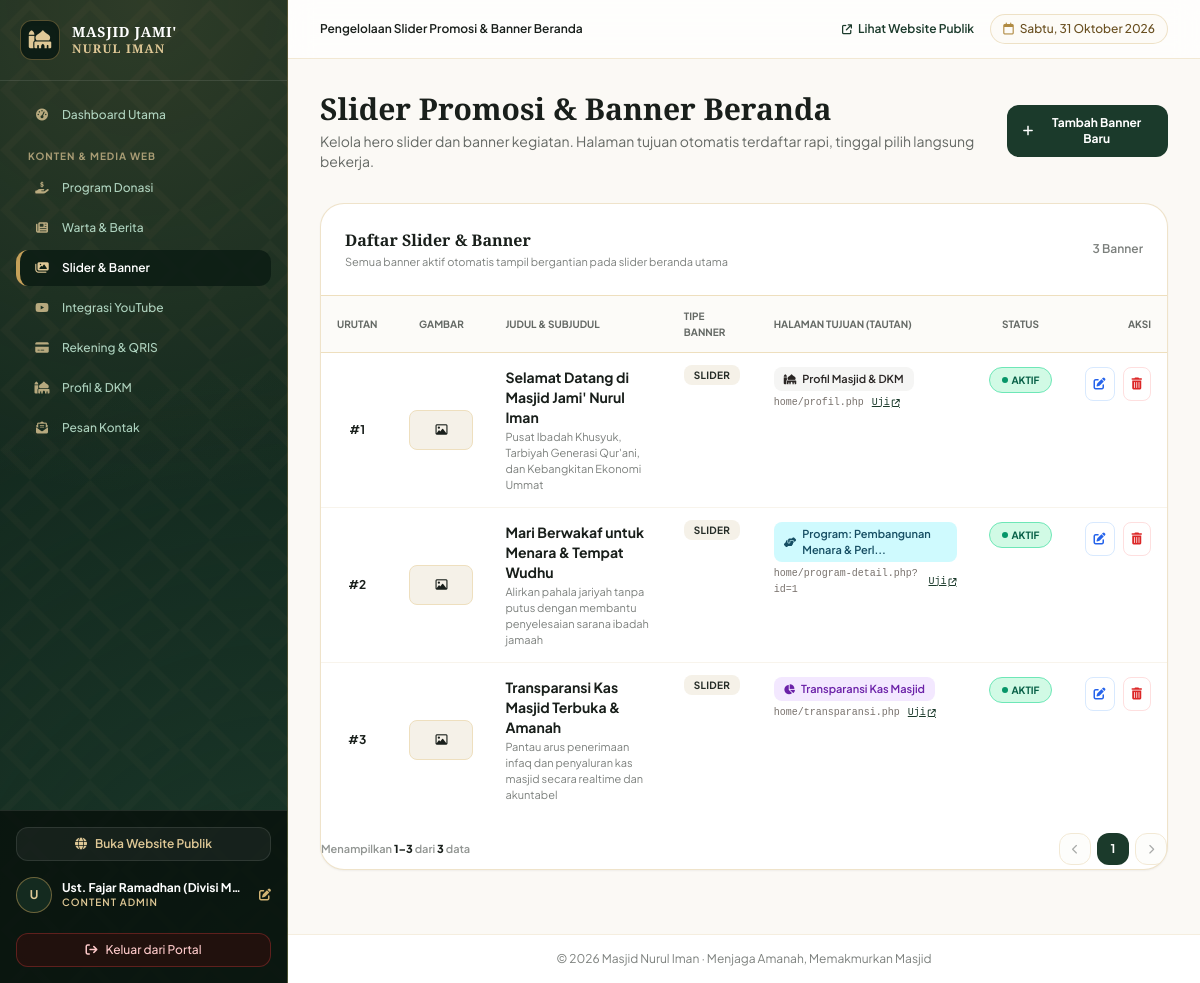
Screenshot of /admin/banner-admin.php (signed in) with the database file from the repository.
### tables this page shows
CREATE TABLE IF NOT EXISTS `banners` (
  `id` int NOT NULL AUTO_INCREMENT,
  `judul` varchar(150) NOT NULL,
  `subjudul` varchar(255) DEFAULT NULL,
  `gambar` varchar(255) NOT NULL,
  `link_url` varchar(255) DEFAULT NULL,
  `tipe` enum('slider','banner_kegiatan','banner_program','banner_donasi') NOT NULL DEFAULT 'slider',
  `urutan` int NOT NULL DEFAULT '1',
  `is_active` tinyint(1) NOT NULL DEFAULT '1',
  `created_at` timestamp NULL DEFAULT CURRENT_TIMESTAMP,
  PRIMARY KEY (`id`),
  KEY `idx_banner_active` (`is_active`),
  KEY `idx_banner_type` (`tipe`)
);

CREATE TABLE IF NOT EXISTS `program_donasi` (
  `id` int NOT NULL AUTO_INCREMENT,
  `nama_program` varchar(200) NOT NULL,
  `slug` varchar(200) NOT NULL,
  `kategori` enum('sosial','pendidikan','keagamaan','operasional','donasi','lainnya') NOT NULL DEFAULT 'donasi',
  `deskripsi` text NOT NULL,
  `deskripsi_lengkap` longtext,
  `gambar` varchar(255) DEFAULT NULL,
  `target_donasi` decimal(15,2) NOT NULL DEFAULT '0.00',
  `dana_terkumpul` decimal(15,2) NOT NULL DEFAULT '0.00',
  `tanggal_mulai` date NOT NULL,
  `tanggal_selesai` date DEFAULT NULL,
  `status` enum('aktif','selesai','terpenuhi') NOT NULL DEFAULT 'aktif',
  `is_featured` tinyint(1) NOT NULL DEFAULT '1',
  `created_at` timestamp NULL DEFAULT CURRENT_TIMESTAMP,
  `updated_at` timestamp NULL DEFAULT CURRENT_TIMESTAMP ON UPDATE CURRENT_TIMESTAMP,
  PRIMARY KEY (`id`),
  UNIQUE KEY `slug` (`slug`),
  KEY `idx_program_status` (`status`),
  KEY `idx_program_featured` (`is_featured`)
);

### admin/banner-admin.php (the view, shortened to what this page needs)
<?php
require_once __DIR__ . '/../config/database.php';
$daftarProgram = [];
try {
    $daftarProgram = $pdo->query("SELECT id, nama_program, target_donasi, dana_terkumpul, deskripsi, gambar FROM program_donasi WHERE status = 'aktif' ORDER BY is_featured DESC, id DESC")->fetchAll();
} catch (Exception $e) {}
$daftarBerita = [];
try {
    $daftarBerita = $pdo->query("SELECT id, judul, ringkasan, slug, thumbnail FROM berita WHERE status = 'published' ORDER BY tanggal_publikasi DESC LIMIT 15")->fetchAll();
} catch (Exception $e) {}
$pag = paginate_data($pdo, "SELECT * FROM banners ORDER BY urutan ASC, id DESC", [], 10);
$banners = $pag['items'];
$programMap = [];
foreach ($daftarProgram as $p) {
    $programMap[$p['id']] = $p;
}
$beritaMap = [];
foreach ($daftarBerita as $b) {
    $beritaMap[$b['id']] = $b;
}
function label_tautan_banner($url, $programMap, $beritaMap) {
    $url = trim((string)$url);
    $clean = ltrim($url, '/');
    $clean = preg_replace('#^home/#i', '', $clean);
    $clean = preg_replace('#\.php(\?|$)#i', '$1', $clean);
    if ($clean === 'transparansi') {
        return ['nama' => 'Transparansi Kas Masjid', 'badge' => 'bg-purple-100 text-purple-800', 'icon' => 'fa-chart-pie'];
    }
    if ($clean === 'profil') {
        return ['nama' => 'Profil Masjid & DKM', 'badge' => 'bg-stone-100 text-stone-800', 'icon' => 'fa-mosque'];
    }
    if (preg_match('#program-detail\?id=(\d+)#i', $clean, $m)) {
        $pId = (int)$m[1];
        $namaP = $programMap[$pId]['nama_program'] ?? "Program #{$pId}";
        return ['nama' => 'Program: ' . mb_strimwidth($namaP, 0, 28, '...'), 'badge' => 'bg-cyan-100 text-cyan-900', 'icon' => 'fa-handshake-angle'];
    }
    return ['nama' => $clean, 'badge' => 'bg-warm-100 text-warm-800', 'icon' => 'fa-link'];
}
require_once __DIR__ . '/../layouts/header.php';
require_once __DIR__ . '/../layouts/sidebar.php';
?>
<div class="flex flex-col sm:flex-row sm:items-center justify-between gap-4">
    <div>
        <h2 class="text-2xl sm:text-3xl font-bold text-warm-900 font-classic">
            Slider Promosi &amp; Banner Beranda
        </h2>
        <p class="text-xs sm:text-sm text-warm-800/70 mt-1">
            Kelola hero slider dan banner kegiatan. Halaman tujuan otomatis terdaftar rapi, tinggal pilih langsung bekerja.
        </p>
    </div>
    <button type="button" onclick="bukaModalBanner()" class="px-4 py-2.5 rounded-xl bg-cypress-700 hover:bg-cypress-800 text-white font-bold text-xs shadow-xs transition flex items-center gap-2">
        <i class="fa-solid fa-plus"></i>
        <span>Tambah Banner Baru</span>
    </button>
</div>
<div class="bg-white rounded-3xl border border-antique-300/50 shadow-sm overflow-hidden">
    <div class="p-6 border-b border-antique-200 flex items-center justify-between">
        <div>
            <h3 class="font-classic text-base font-bold text-warm-900">
                Daftar Slider &amp; Banner
            </h3>
            <p class="text-[11px] text-warm-800/60 mt-0.5">Semua banner aktif otomatis tampil bergantian pada slider beranda utama</p>
        </div>
        <span class="text-xs text-warm-800/60 font-semibold"><?= number_format($pag['total']) ?> Banner</span>
    </div>
    <div class="overflow-x-auto">
        <table class="w-full text-left text-xs">
            <thead>
                <tr class="border-b border-antique-200 bg-warm-50/70 text-warm-800/70 uppercase text-[10px] font-bold">
                    <th class="py-3 px-4 text-center">Urutan</th>
                    <th class="py-3 px-4 text-center">Gambar</th>
                    <th class="py-3 px-4">Judul &amp; Subjudul</th>
                    <th class="py-3 px-4">Tipe Banner</th>
                    <th class="py-3 px-4">Halaman Tujuan (Tautan)</th>
                    <th class="py-3 px-4 text-center">Status</th>
                    <th class="py-3 px-4 text-right">Aksi</th>
                </tr>
            </thead>
            <tbody class="divide-y divide-antique-100">
                <?php foreach ($banners as $b):
                    $targetInfo = label_tautan_banner($b['link_url'], $programMap, $beritaMap);
                    $hrefValid = app_url($b['link_url'] ?: 'donasi-online');
                ?>
                    <tr class="hover:bg-warm-50/60 transition">
                        <td class="py-3.5 px-4 text-center font-bold text-warm-900">
                            #<?= $b['urutan'] ?>
                        </td>
                        <td class="py-3.5 px-4 text-center">
                            <?php if (!empty($b['gambar'])): ?>
                                <img src="<?= e(upload_url($b['gambar'])) ?>" alt="Banner" class="w-16 h-10 object-cover rounded-lg border border-antique-300/60 shadow-xs mx-auto">
                            <?php else: ?>
                                <div class="w-16 h-10 rounded-lg bg-warm-100 border border-antique-200 flex items-center justify-center text-warm-400 mx-auto text-xs">
                                    <i class="fa-regular fa-image"></i>
                                </div>
                            <?php endif; ?>
                        </td>
                        <td class="py-3.5 px-4 align-top max-w-xs sm:max-w-sm">
                            <strong class="text-sm font-bold text-warm-900 block"><?= e($b['judul']) ?></strong>
                            <span class="text-[11px] text-warm-800/60 block mt-0.5"><?= e($b['subjudul']) ?></span>
                        </td>
                        <td class="py-3.5 px-4 align-top whitespace-nowrap">
                            <span class="px-2.5 py-1 rounded-lg text-[10px] font-bold bg-warm-100 text-warm-800 uppercase tracking-wide">
                                <?= str_replace('_', ' ', e($b['tipe'])) ?>
                            </span>
                        </td>
                        <td class="py-3.5 px-4 align-top">
                            <div class="flex flex-col gap-1">
                                <span class="inline-flex items-center gap-1.5 px-2.5 py-1 rounded-lg text-[11px] font-semibold <?= $targetInfo['badge'] ?> w-fit">
                                    <i class="fa-solid <?= $targetInfo['icon'] ?> text-[10px]"></i>
                                    <span><?= e($targetInfo['nama']) ?></span>
                                </span>
                                <div class="flex items-center gap-2 text-[10px] text-stone-500 font-mono">
                                    <span><?= e($b['link_url'] ?: '(Beranda Utama)') ?></span>
                                    <a href="<?= e($hrefValid) ?>" target="_blank" class="text-cypress-700 hover:text-cypress-900 underline flex items-center gap-0.5" title="Buka tautan ini di tab baru untuk verifikasi">
                                        <span>Uji</span>
                                        <i class="fa-solid fa-arrow-up-right-from-square text-[8px]"></i>
                                    </a>
                                </div>
                            </div>
                        </td>
                        <td class="py-3.5 px-4 align-top text-center whitespace-nowrap">
                            <a href="banner-admin?toggle=<?= $b['id'] ?>" title="Klik untuk beralih status aktif/nonaktif" class="inline-flex items-center gap-1 px-3 py-1 rounded-full text-[10px] font-bold uppercase transition <?= $b['is_active'] ? 'bg-emerald-100 hover:bg-emerald-200 text-emerald-800 border border-emerald-300' : 'bg-stone-200 hover:bg-stone-300 text-stone-600 border border-stone-300' ?>">
                                <span class="w-1.5 h-1.5 rounded-full <?= $b['is_active'] ? 'bg-emerald-600' : 'bg-stone-400' ?>"></span>
                                <span><?= $b['is_active'] ? 'Aktif' : 'Nonaktif' ?></span>
                            </a>
                        </td>
                        <td class="py-3.5 px-4 align-top text-right whitespace-nowrap">
                            <div class="flex items-center justify-end gap-2">
                                <button type="button" data-banner='<?= htmlspecialchars(json_encode($b, JSON_UNESCAPED_UNICODE), ENT_QUOTES, 'UTF-8') ?>' onclick="editBannerSafe(this)" class="p-2 rounded-lg text-blue-600 hover:bg-blue-50 border border-blue-200/60" title="Edit Banner">
                                    <i class="fa-solid fa-pen-to-square"></i>
                                </button>
                                <a href="banner-admin?hapus=<?= $b['id'] ?>" data-hapus data-judul="Hapus Banner" data-pesan="Banner '<?= e($b['judul']) ?>' ini akan dihapus permanen dari sistem. Lanjutkan?" class="p-2 rounded-lg text-red-600 hover:bg-red-50 border border-red-200/60" title="Hapus">
                                    <i class="fa-solid fa-trash-can"></i>
                                </a>
                            </div>
                        </td>
                    </tr>
                <?php endforeach; ?>
            </tbody>
        </table>
    </div>
    <?php render_pagination($pag['totalHalaman'], $pag['halaman'], $pag['total'], $pag['dari'], $pag['sampai']); ?>
</div>
<?php require_once __DIR__ . '/../layouts/footer.php'; ?>

### config/helpers.php (shortened to what this page needs)
<?php
function base_url() {
    $scriptName = str_replace('\\', '/', $_SERVER['SCRIPT_NAME'] ?? '/');
    $pos = strrpos($scriptName, '/');
    $dir = $pos === false ? '' : substr($scriptName, 0, $pos);
    $last = strtolower(substr($dir, strrpos($dir, '/') + 1));
    $subdirs = ['admin', 'auth', 'home', 'donatur', 'docs'];
    if (in_array($last, $subdirs)) {
        $up = strrpos($dir, '/');
        $dir = $up === false ? '' : substr($dir, 0, $up);
    }
    return rtrim($dir, '/');
}
function app_url($path = '') {
    $path = trim((string)($path ?? ''));
    $path = ltrim($path, '/');
    $path = preg_replace('#^home/#i', '', $path);
    $path = preg_replace('#\.php(\?|$)#i', '$1', $path);
    return base_url() . '/' . $path;
}
function e($text) {
    return htmlspecialchars((string)($text ?? ''), ENT_QUOTES, 'UTF-8');
}
function paginate_data($pdo, $sql, $params = [], $perHalaman = 10) {
    $perHalaman = max(1, (int)$perHalaman);
    $stmtCount = $pdo->prepare("SELECT COUNT(*) FROM (" . $sql . ") AS sub_paginator");
    $stmtCount->execute($params);
    $total = (int)$stmtCount->fetchColumn();
    $totalHalaman = (int)ceil($total / $perHalaman);
    $totalHalaman = max(1, $totalHalaman);
    $halaman = (int)($_GET['page'] ?? 1);
    $offset = ($halaman - 1) * $perHalaman;
    $stmt = $pdo->prepare($sql . " LIMIT ? OFFSET ?");
    $i = 1;
    $stmt->bindValue($i++, (int)$perHalaman, PDO::PARAM_INT);
    $stmt->bindValue($i, (int)$offset, PDO::PARAM_INT);
    $stmt->execute();
    $items = $stmt->fetchAll();
    $dari   = $total === 0 ? 0 : ($offset + 1);
    $sampai = min($offset + $perHalaman, $total);
    return [
        'items'        => $items,
        'total'        => $total,
        'halaman'      => $halaman,
        'totalHalaman' => $totalHalaman,
        'dari'         => $dari,
        'sampai'       => $sampai,
    ];
}
function render_pagination($totalHalaman, $halaman, $total = 0, $dari = 0, $sampai = 0) {
    $query = $_GET;
    $q = function ($page) use ($query) {
        $query['page'] = $page;
        return '?' . http_build_query($query);
    };
    echo '<div class="flex flex-col sm:flex-row items-center justify-between gap-3 pt-4 pb-1 text-xs">';
    echo '<span class="text-[11px] text-warm-800/50 font-semibold">Menampilkan <b class="text-warm-900">' . $dari . '&ndash;' . $sampai . '</b> dari <b class="text-warm-900">' . $total . '</b> data</span>';
    echo '<nav class="flex items-center gap-1.5" aria-label="Pagination">';
    $prevHalaman = max(1, $halaman - 1);
    $prevDisabled = $halaman <= 1;
    echo '<a href="' . e($q($prevHalaman)) . '" class="w-8 h-8 rounded-xl bg-warm-50 border border-antique-300 text-warm-800 flex items-center justify-center transition ' . ($prevDisabled ? 'pointer-events-none opacity-40' : 'hover:bg-antique-100') . '" title="Sebelumnya">';
    echo '<i class="fa-solid fa-chevron-left text-[10px]"></i></a>';
    $mulai = max(1, $halaman - 2);
    $akhir = min($totalHalaman, $halaman + 2);
    for ($i = $mulai; $i <= $akhir; $i++) {
        if ($i === $halaman) {
            echo '<span class="w-8 h-8 rounded-xl bg-cypress-700 text-white font-bold shadow-xs flex items-center justify-center">' . $i . '</span>';
        } else {
            echo '<a href="' . e($q($i)) . '" class="w-8 h-8 rounded-xl bg-warm-50 border border-antique-300 text-warm-800 hover:bg-antique-100 flex items-center justify-center font-semibold transition">' . $i . '</a>';
        }
    }
    $nextHalaman = min($totalHalaman, $halaman + 1);
    $nextDisabled = $halaman >= $totalHalaman;
    echo '<a href="' . e($q($nextHalaman)) . '" class="w-8 h-8 rounded-xl bg-warm-50 border border-antique-300 text-warm-800 flex items-center justify-center transition ' . ($nextDisabled ? 'pointer-events-none opacity-40' : 'hover:bg-antique-100') . '" title="Berikutnya">';
    echo '<i class="fa-solid fa-chevron-right text-[10px]"></i></a>';
    echo '</nav>';
    echo '</div>';
}

### assets/css/classic-theme.css (style rules this page uses)
:root { --color-primary: #183728; --color-primary-dark: #11271d; --color-primary-light: #224937; --color-accent-gold: #c5a059; --color-accent-gold-light: #dfc896; --color-accent-gold-dark: #9e7b36; --color-bg-body: #fbf9f5; --color-bg-surface: #ffffff; --color-bg-muted: #f4efe4; --color-border-subtle: #e8e2d4; --color-border-gold: #dbc8a2; --color-text-main: #1b2620; --color-text-muted: #5e6d64; }
body { font-family: 'Plus Jakarta Sans', sans-serif; background-color: var(--color-bg-body); color: var(--color-text-main); -webkit-font-smoothing: antialiased; }
.font-classic { font-family: 'Cinzel', serif; }
.pattern-arabesque-light { background-color: #fbf9f5; background-image: radial-gradient(#183728 0.55px, transparent 0.55px), radial-gradient(#c5a059 0.55px, #fbf9f5 0.55px); background-size: 22px 22px; background-position: 0 0, 11px 11px; }

### rows the page displays
banners: urutan "1", judul "Selamat Datang di Masjid Jami' Nurul Iman", subjudul "Pusat Ibadah Khusyuk, Tarbiyah Generasi Qur'ani, dan Kebangkitan Ekonomi Ummat", tipe "SLIDER", link_url "Profil Masjid & DKM", link_url "home/profil.php", is_active 1 (drawn)
banners: urutan "2", judul "Mari Berwakaf untuk Menara & Tempat Wudhu", subjudul "Alirkan pahala jariyah tanpa putus dengan membantu penyelesaian sarana ibadah jamaah", tipe "SLIDER", link_url.nama_program "Program: Pembangunan Menara & Perl...", link_url "home/program-detail.php?id=1", is_active 1 (drawn)
banners: urutan "3", judul "Transparansi Kas Masjid Terbuka & Amanah", subjudul "Pantau arus penerimaan infaq dan penyaluran kas masjid secara realtime dan akuntabel", tipe "SLIDER", link_url "Transparansi Kas Masjid", link_url "home/transparansi.php", shows "AKTIF"

### other values shown
substr($user['nama'] ?? 'A', 0, 1) "U"
$user['nama'] "Ust. Fajar Ramadhan (Divisi M…"
str_replace('_', ' ', $userRole) "CONTENT ADMIN"
$pageSubtitle "Pengelolaan Slider Promosi & Banner Beranda"
$tanggalLengkap "Sabtu, 31 Oktober 2026"
$pag['total'] "3"
$dari "1"
$sampai "3"
$total "3"
